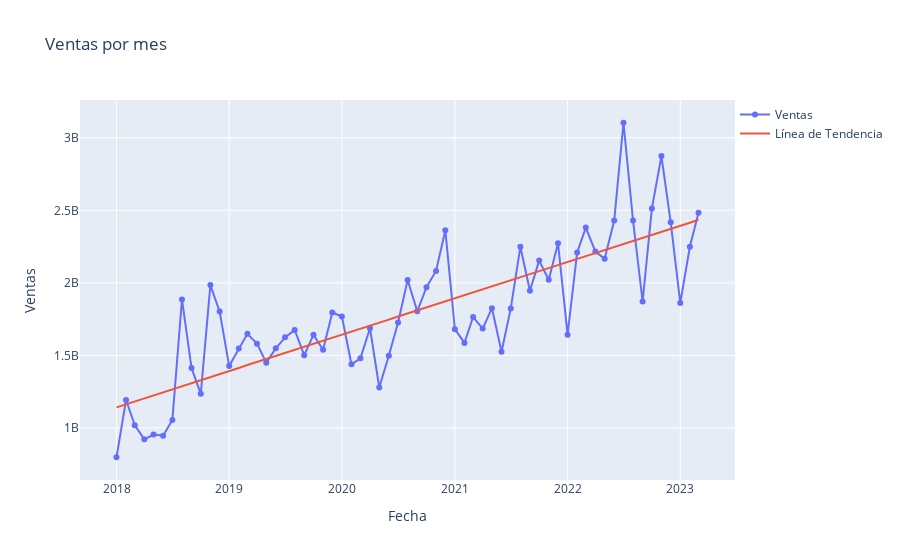

The code cell stored with this chart in its notebook:
### Code cell
EDA_cluster(ventas_cluster, ventas_nits)
